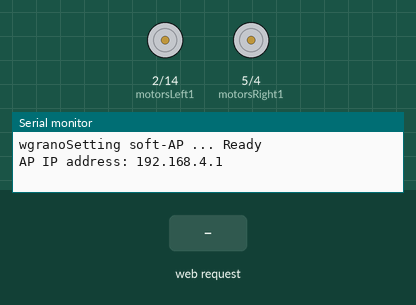
The sketch below on a simulated ESP8266 (NodeMCU). Shown: motor-driver pin pairs drawn as motors (green arrow = first pin HIGH = forward, orange = second pin HIGH = backward, longer = more drive, scaled by the enable pin), the last lines printed to the serial monitor. The inputs (shaded band) are chosen by the test bench. WiFi joins after 1.5 s; servers stay silent unless stated.

Above: at 1.2 s.
1.3 s: HTTP request GET /5/on received
At 2.5 s:
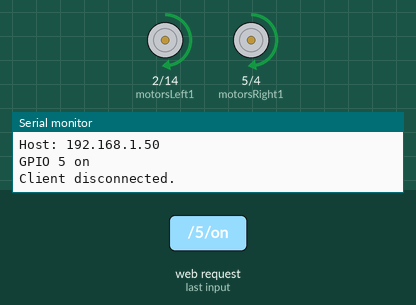
2.8 s: HTTP request GET /4/on received
At 3.6 s:
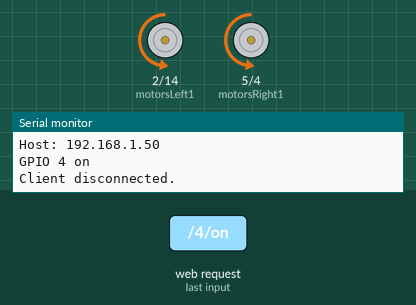
4.3 s: HTTP request GET /3/on received
At 4.8 s:
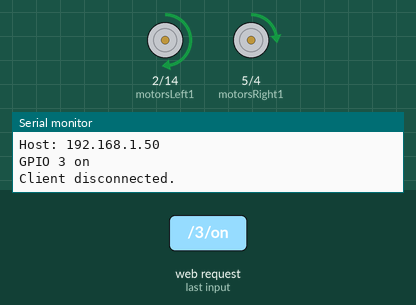
5.8 s: HTTP request GET /2/on received
At 7.1 s:
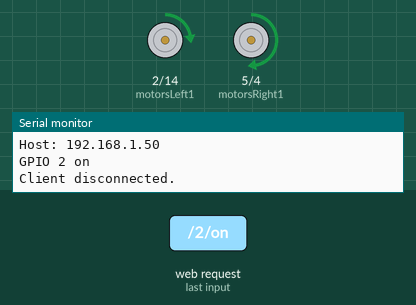
Timing chart, 0 to 8.3 s (numbered marks = the images above; inputs shaded):
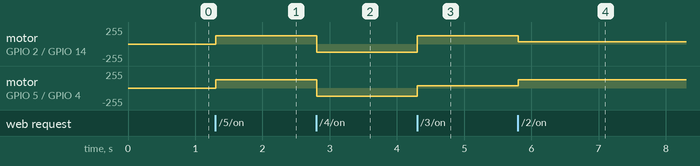

Measured:
- after the input at 1.3 s, motor on GPIO 2 (motorsLeft1) / GPIO 14 (motorsLeft2), motor on GPIO 5 (motorsRight1) / GPIO 4 (motorsRight2): stopped → forward 127/255 at once
- after the input at 2.8 s, motor on GPIO 2 (motorsLeft1) / GPIO 14 (motorsLeft2), motor on GPIO 5 (motorsRight1) / GPIO 4 (motorsRight2): forward 127/255 → backward 127/255 at once
- after the input at 4.3 s, motor on GPIO 2 (motorsLeft1) / GPIO 14 (motorsLeft2): backward 127/255 → forward 127/255 at once; motor on GPIO 5 (motorsRight1) / GPIO 4 (motorsRight2): backward 127/255 → forward 31/255 at once
- after the input at 5.8 s, motor on GPIO 2 (motorsLeft1) / GPIO 14 (motorsLeft2): forward 127/255 → forward 31/255 at once; motor on GPIO 5 (motorsRight1) / GPIO 4 (motorsRight2): forward 31/255 → forward 127/255 at once

The sketch:

RoverSoft1.ino
```cpp
#include <ESP8266WiFi.h>
String header;
WiFiServer server(80);
String outputPRZOD = "off";
String outputTYL = "off";
String outputPRAWO = "off";
String outputLEWO = "off";
const int motorsRight1 = 5; //d1
const int motorsRight2 = 4; // d2
const int motorsRightSpeed = 0; //d3
const int motorsLeft1 = 2; //d4
const int motorsLeft2 = 14; //d5
const int motorsLeftSpeed = 12; //d6

// Current time
unsigned long currentTime = millis();
// Previous time
unsigned long previousTime = 0;
// Define timeout time in milliseconds (example: 2000ms = 2s)
const long timeoutTime = 2000;

void setup() {
  Serial.begin(115200);
  Serial.println();
  Serial.print("wgrano");

  pinMode(motorsRight1, OUTPUT);
  pinMode(motorsRight2, OUTPUT);
  pinMode(motorsLeft1, OUTPUT);
  pinMode(motorsLeft2, OUTPUT);
  pinMode(motorsRightSpeed, OUTPUT);
  pinMode(motorsLeftSpeed, OUTPUT);
  // Set outputs to LOW
  digitalWrite(motorsRight1, LOW);
  digitalWrite(motorsRight2, LOW);
  analogWrite(motorsRightSpeed, 0);
  digitalWrite(motorsLeft2, LOW);
  digitalWrite(motorsLeft1, LOW);
  analogWrite(motorsLeftSpeed, LOW);


  //CONNECT TO WIFI:
  /*WiFi.begin("Piwnica SKA", "StaryRouterZnowuNieDziala");

  Serial.print("Connecting");
  while (WiFi.status() != WL_CONNECTED)
  {
    delay(500);
    Serial.print(".");
  }
  Serial.println();

  Serial.print("Connected, IP address: ");
  Serial.println(WiFi.localIP());*/

  //WIFI ACCESS POINT:
  Serial.print("Setting soft-AP ... ");
  boolean result = WiFi.softAP("MiniLazikSKA", "SKAR2137");
  if(result == true)
  {
    Serial.println("Ready");
  }
  else
  {
    Serial.println("Failed!");
  }
  IPAddress IP = WiFi.softAPIP();
  Serial.print("AP IP address: ");
  Serial.println(IP);


  server.begin();
}

void loop() {
  //FOR WIFI ACCESS POINT
  /*Serial.printf("Stations connected = %d\n", WiFi.softAPgetStationNum());
  delay(3000);
  digitalWrite(D1, HIGH);*/

  //FOR WIFI CLIENT
  WiFiClient client = server.available();   // Listen for incoming clients

  if (client) {                             // If a new client connects,
    Serial.println("New Client.");          // print a message out in the serial port
    String currentLine = "";                // make a String to hold incoming data from the client
    currentTime = millis();
    previousTime = currentTime;
    while (client.connected() && currentTime - previousTime <= timeoutTime) { // loop while the client's connected
      currentTime = millis();
      if (client.available()) {             // if there's bytes to read from the client,
        char c = client.read();             // read a byte, then
        Serial.write(c);                    // print it out the serial monitor
        header += c;
        if (c == '\n') {                    // if the byte is a newline character
          // if the current line is blank, you got two newline characters in a row.
          // that's the end of the client HTTP request, so send a response:
          if (currentLine.length() == 0) {
            // HTTP headers always start with a response code (e.g. HTTP/1.1 200 OK)
            // and a content-type so the client knows what's coming, then a blank line:
            client.println("HTTP/1.1 200 OK");
            client.println("Content-type:text/html");
            client.println("Connection: close");
            client.println();

            // turns the GPIOs on and off
            if (header.indexOf("GET /5/on") >= 0) {
              Serial.println("GPIO 5 on");
              outputPRZOD = "on";
              outputTYL = "off";
              outputPRAWO = "off";
              outputLEWO = "off";
              digitalWrite(motorsLeft2, LOW);
              digitalWrite(motorsRight2, LOW);
              digitalWrite(motorsRight1, HIGH);
              digitalWrite(motorsLeft1, HIGH);
              analogWrite(motorsLeftSpeed, 127);
              analogWrite(motorsRightSpeed, 127);
            } else if (header.indexOf("GET /4/on") >= 0) {
              Serial.println("GPIO 4 on");
              outputPRZOD = "off";
              outputTYL = "on";
              outputPRAWO = "off";
              outputLEWO = "off";
              digitalWrite(motorsLeft1, LOW);
              digitalWrite(motorsRight1, LOW);
              digitalWrite(motorsRight2, HIGH);
              digitalWrite(motorsLeft2, HIGH);
              analogWrite(motorsLeftSpeed, 127);
              analogWrite(motorsRightSpeed, 127);
            } else if (header.indexOf("GET /3/on") >= 0) {
              Serial.println("GPIO 3 on");
              outputPRZOD = "off";
              outputTYL = "off";
              outputPRAWO = "on";
              outputLEWO = "off";
              digitalWrite(motorsLeft1, HIGH);
              digitalWrite(motorsRight1, HIGH);
              digitalWrite(motorsRight2, LOW);
              digitalWrite(motorsLeft2, LOW);
              analogWrite(motorsLeftSpeed, 127);
              analogWrite(motorsRightSpeed, 31);
            } else if (header.indexOf("GET /2/on") >= 0) {
              Serial.println("GPIO 2 on");
              outputPRZOD = "off";
              outputTYL = "off";
              outputPRAWO = "off";
              outputLEWO = "on";
              digitalWrite(motorsLeft1, HIGH);
              digitalWrite(motorsRight1, HIGH);
              digitalWrite(motorsRight2, LOW);
              digitalWrite(motorsLeft2, LOW);
              analogWrite(motorsLeftSpeed, 31);
              analogWrite(motorsRightSpeed, 127);
            } else {
              outputPRZOD = "off";
              outputTYL = "off";
              outputPRAWO = "off";
              outputLEWO = "off";
              digitalWrite(motorsLeft1, LOW);
              digitalWrite(motorsRight1, LOW);
              digitalWrite(motorsRight2, LOW);
              digitalWrite(motorsLeft2, LOW);
              analogWrite(motorsLeftSpeed, 0);
              analogWrite(motorsRightSpeed, 0);
            }

            // Display the HTML web page
            client.println("<!DOCTYPE html><html>");
            client.println("<head><meta name=\"viewport\" content=\"width=device-width, initial-scale=1\">");
            client.println("<link rel=\"icon\" href=\"data:,\">");
            // CSS to style the on/off buttons
            // Feel free to change the background-color and font-size attributes to fit your preferences
            client.println("<style>html { font-family: Helvetica; display: inline-block; margin: 0px auto; text-align: center;}");
            client.println(".button { background-color: #195B6A; border: none; color: white; padding: 16px 40px;");
            client.println("text-decoration: none; font-size: 30px; margin: 2px; cursor: pointer;}");
            client.println(".button2 {background-color: #77878A;}</style></head>");

            // Web Page Heading
            client.println("<body><h1>CENTRUM STEROWANIA LAZIKIEM</h1>");

            // Display current state, and ON/OFF buttons for WPRZÓD  (5)
            client.println("<p>Przod - State " + outputPRZOD + "</p>");
            // If the output5State is off, it displays the ON button
            if (outputPRZOD=="off") {
              client.println("<p><a href=\"/5/on\"><button class=\"button\">ON</button></a></p>");
            } else {
              client.println("<p><a href=\"/5/off\"><button class=\"button button2\">OFF</button></a></p>");
            }

            // Display current state, and ON/OFF buttons for WSTECZ (4)
            client.println("<p>Wstecz - State " + outputTYL + "</p>");
            // If the output4State is off, it displays the ON button
            if (outputTYL=="off") {
              client.println("<p><a href=\"/4/on\"><button class=\"button\">ON</button></a></p>");
            } else {
              client.println("<p><a href=\"/4/off\"><button class=\"button button2\">OFF</button></a></p>");
            }

            // Display current state, and ON/OFF buttons for PRAWO  (3)
              client.println("<p>Prawo - State " + outputPRAWO + "</p>");
            // If the output5State is off, it displays the ON button
            if (outputPRAWO=="off") {
              client.println("<p><a href=\"/3/on\"><button class=\"button\">ON</button></a></p>");
            } else {
              client.println("<p><a href=\"/3/off\"><button class=\"button button2\">OFF</button></a></p>");
            }

            // Display current state, and ON/OFF buttons for LEWO (2)
            client.println("<p>Lewo - State " + outputLEWO + "</p>");
            // If the output4State is off, it displays the ON button
            if (outputLEWO=="off") {
              client.println("<p><a href=\"/2/on\"><button class=\"button\">ON</button></a></p>");
            } else {
              client.println("<p><a href=\"/2/off\"><button class=\"button button2\">OFF</button></a></p>");
            }

            /*
            // Display current state, and ON/OFF buttons for PRAWO  (3)
            client.println("<p>Przod - State " + output5State + "</p>");
            // If the output5State is off, it displays the ON button
            if (output3State=="off") {
              client.println("<p><a href=\"/3/on\"><button class=\"button\">ON</button></a></p>");
            } else {
              client.println("<p><a href=\"/3/off\"><button class=\"button button2\">OFF</button></a></p>");
            }

            // Display current state, and ON/OFF buttons for LEWO (2)
            client.println("<p>Wstecz - State " + output4State + "</p>");
            // If the output4State is off, it displays the ON button
            if (output2State=="off") {
              client.println("<p><a href=\"/2/on\"><button class=\"button\">ON</button></a></p>");
            } else {
              client.println("<p><a href=\"/2/off\"><button class=\"button button2\">OFF</button></a></p>");
            }
            */

            // The HTTP response ends with another blank line
            client.println();
            // Break out of the while loop
            break;
          } else { // if you got a newline, then clear currentLine
            currentLine = "";
          }
        } else if (c != '\r') {  // if you got anything else but a carriage return character,
          currentLine += c;      // add it to the end of the currentLine
        }
      }
    }
    // Clear the header variable
    header = "";
    // Close the connection
    client.stop();
    Serial.println("Client disconnected.");
    Serial.println("");
  }
}
```
